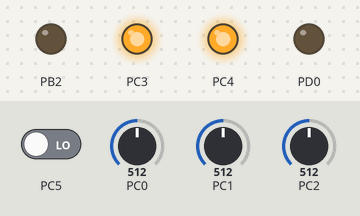
The program below on a simulated ATmega328P, built with avr-gcc and emulated at 16 MHz. Parts: output pins drawn as LEDs (lit = HIGH). The inputs (shaded band) are chosen by the test bench; at power-on: PC2 = 512, PC1 = 512, PC0 = 512, PC5 LOW. What the program prints to the serial monitor is not drawn.

Above: at 1.2 s.
1.3 s: PC2 set to 562
4.3 s: PC2 set to 584
At 5.1 s:
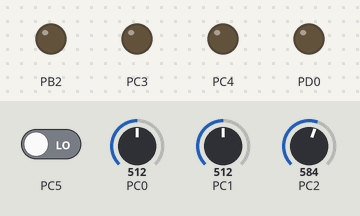
6.0 s: PC1 set to 443
9.0 s: PC1 set to 413
At 10.0 s:
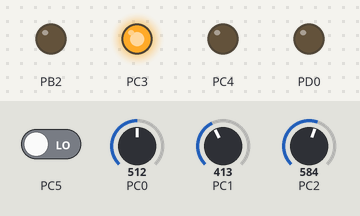
10.5 s: PC1 set to 1023
At 11.7 s:
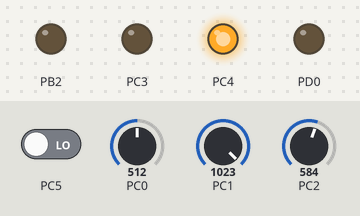
12.0 s: PC0 set to 876
15.0 s: PC0 set to 904
At 16.2 s:
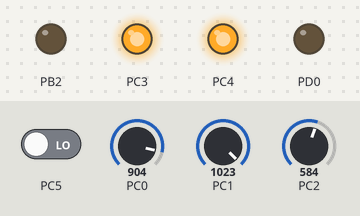
Timing chart, 0 to 18.0 s (numbered marks = the images above; inputs shaded):
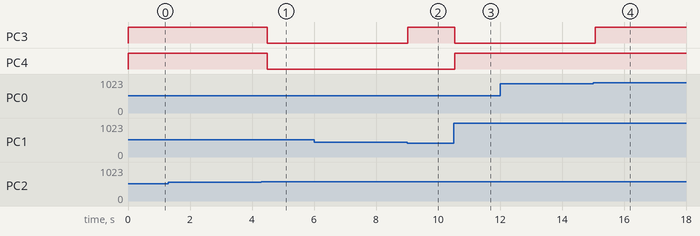

Measured:
- the behaviour switches between 574 and 575 on PC2 (found by bisection; images 0 and 1)
- the behaviour switches between 431 and 430 on PC1 (found by bisection; images 1 and 2)
- the behaviour switches between 892 and 893 on PC0 (found by bisection; images 3 and 4)
- after the input at 4.3 s, PC3, PC4: HIGH → LOW after 0.18 s
- after the input at 9.0 s, PC3: LOW → HIGH at once
- after the input at 10.5 s, PC3: HIGH → LOW at once; PC4: LOW → HIGH at once
- after the input at 15.0 s, PC3: LOW → HIGH after 0.07 s

The program:

main.c
```c
/*
 * IntegrationFirmware.c
 *
 * Created: 1/10/2026 1:43:44 pm
 * Author : byhz780
 */

#define F_CPU 16000000UL

#include <avr/io.h>
#include <avr/interrupt.h>
#include <stdint.h>

#include "adc.h"
#include "uart.h"
#include "touch.h"
#include "voltage.h"
#include "current.h"
#include "temperature.h"
#include "soe.h"
#include "protection.h"
#include "reset.h"


volatile uint32_t system_ms = 0;


/* =========================================================
   TIMER0 1 ms SYSTEM TICK
   ========================================================= */

ISR(TIMER0_COMPA_vect)
{
    system_ms++;
}


void timer0_init(void)
{
    // Timer0 CTC mode
    TCCR0A = (1 << WGM01);

    /*
     * 16 MHz / 64 = 250 kHz
     *
     * 250 counts = 1 ms
     *
     * OCR0A = 249
     */
    OCR0A = 249;

    // Prescaler = 64
    TCCR0B = (1 << CS01) | (1 << CS00);

    // Enable Compare Match A interrupt
    TIMSK0 = (1 << OCIE0A);
}

/* =========================================================
   PRINT TIMER1 COUNTS AS MICROSECONDS
   ========================================================= */

static void uart_send_timer_us(uint16_t count)
{
    /*
     * Timer1 runs at 2 MHz
     * 1 count = 0.5 us
     */

    uart_send_uint16(count / 2);

    if (count & 1)
    {
        uart_send_string(".5");
    }
    else
    {
        uart_send_string(".0");
    }

    uart_send_string("us");
}

/* =========================================================
   MAIN
   ========================================================= */

int main(void)
{
    uart_init();

    adc_init();

    touch_init();

    protection_init();

	reset_init();

    timer0_init();

    sei();


    uint32_t last_touch_time = 0;
    uint32_t last_uart_time = 0;


    while (1)
    {
        /*
         * ========================================
         * FAST PROTECTION PATH
         * ========================================
         *
         * No delay.
         * No UART.
         * No floating point.
         */

        protection_update_fast();


        /*
         * ========================================
         * TOUCH
         * every approximately 20 ms
         * ========================================
         */

        if ((system_ms - last_touch_time) >= 20)
        {
            last_touch_time = system_ms;

            touch_update();
        }


        reset_update(system_ms);


        /*
         * ========================================
         * UART DIAGNOSTICS
         * every approximately 250 ms
         * ========================================
         */

        if ((system_ms - last_uart_time) >= 250)
        {
            last_uart_time = system_ms;


            // -------------------------
            // Latest ADC readings
            // -------------------------

            uint16_t vvs_adc =
                protection_get_vvs_adc();

            uint16_t vis_adc =
                protection_get_vis_adc();

            uint16_t vts_adc =
                protection_get_vts_adc();


            // -------------------------
            // Voltage
            // -------------------------

            float vvs =
                voltage_adc_to_vvs(vvs_adc);

            float v_supercap =
                voltage_vvs_to_supercap(vvs);


            // -------------------------
            // SoE
            // -------------------------

            float soe =
                soe_calculate(v_supercap);


            // -------------------------
            // Current
            // -------------------------

            float vis =
                current_adc_to_vis(vis_adc);

            float current =
                current_vis_to_current(vis);


            // -------------------------
            // Temperature
            // -------------------------

            float vts =
                temperature_adc_to_vts(vts_adc);

            float temperature =
                temperature_vts_to_celsius(vts);


            // -------------------------
            // Touch count
            // -------------------------

            uint16_t touch_count =
                touch_get_count();

			// -------------------------
			// Protection timing
			// -------------------------

			uint16_t protection_time =
			protection_get_total_time_count();

			uint16_t ovp_time =
			protection_get_ovp_time_count();

			uint16_t ocp_time =
			protection_get_ocp_time_count();

			uint16_t otp_time =
			protection_get_otp_time_count();


            // =================================================
            // UART
            // =================================================

            uart_send_string("Vsc=");
            uart_send_float(v_supercap, 3);
            uart_send_string("V");


            uart_send_string(" | SoE=");
            uart_send_float(soe, 1);
            uart_send_string("%");


            uart_send_string(" | Vvs=");
            uart_send_float(vvs, 3);
            uart_send_string("V");


            uart_send_string(" | I=");
            uart_send_float(current, 2);
            uart_send_string("A");


            uart_send_string(" | Vis=");
            uart_send_float(vis, 3);
            uart_send_string("V");


            uart_send_string(" | Temp=");
            uart_send_float(temperature, 1);
            uart_send_string("C");


            uart_send_string(" | Vts=");
            uart_send_float(vts, 3);
            uart_send_string("V");


            uart_send_string(" | Touch=");
            uart_send_uint16(touch_count);


            // -------------------------
            // Fault diagnostics
            // -------------------------

            uart_send_string(" | OVP=");
            uart_send_uint16(
                protection_get_ovp()
            );


            uart_send_string(" | BOCP=");
            uart_send_uint16(
                protection_get_boost_ocp()
            );


            uart_send_string(" | COCP=");
            uart_send_uint16(
                protection_get_charger_ocp()
            );


            uart_send_string(" | OTP=");
            uart_send_uint16(
                protection_get_otp()
            );

			uart_send_string(" | Tprot=");
			uart_send_timer_us(protection_time);

			uart_send_string(" | Tovp=");
			uart_send_timer_us(ovp_time);

			uart_send_string(" | Tocp=");
			uart_send_timer_us(ocp_time);

			uart_send_string(" | Totp=");
			uart_send_timer_us(otp_time);


            uart_send_string("\r\n");
        }
    }
}
```

adc.c
```c
/*
 * adc.c
 *
 * Created: 1/10/2026 1:44:18 pm
 *  Author: byhz780
 */

#define F_CPU 16000000UL

#include <avr/io.h>
#include <stdint.h>

#include "adc.h"


void adc_init(void)
{
    // AVcc used as ADC reference
    ADMUX = (1 << REFS0);

    /*
     * Enable ADC
     *
     * Prescaler = 128
     *
     * 16 MHz / 128 = 125 kHz ADC clock
     */
    ADCSRA = (1 << ADEN)
           | (1 << ADPS2)
           | (1 << ADPS1)
           | (1 << ADPS0);
}


uint16_t adc_read(uint8_t channel)
{
    /*
     * Keep AVcc as reference
     * and select ADC0 - ADC7.
     */
    ADMUX = (1 << REFS0)
          | (channel & 0x07);


    /*
     * Dummy conversion.
     *
     * Because we switch between:
     *
     * ADC0 = Vvs
     * ADC1 = Vis
     * ADC2 = Vts
     *
     * discard the first conversion after changing channel.
     */

    ADCSRA |= (1 << ADSC);

    while (ADCSRA & (1 << ADSC))
    {
    }


    // Actual conversion
    ADCSRA |= (1 << ADSC);

    while (ADCSRA & (1 << ADSC))
    {
    }


    return ADC;
}


uint16_t adc_read_fast_average(uint8_t channel)
{
    uint32_t total = 0;


    /*
     * Take 8 samples.
     *
     * No _delay_ms() here because this function
     * is used by the fast protection path.
     */

    for (uint8_t i = 0; i < 8; i++)
    {
        total += adc_read(channel);
    }


    return (uint16_t)(total / 8);
}
```

adc.h
```c
/*
 * adc.h
 *
 * Created: 1/10/2026 1:44:36 pm
 *  Author: byhz780
 */


#ifndef ADC_H_
#define ADC_H_

#include <stdint.h>

void adc_init(void);

uint16_t adc_read(uint8_t channel);

uint16_t adc_read_fast_average(uint8_t channel);

#endif
```

current.c
```c
/*
 * current.c
 *
 * Created: 1/10/2026 1:46:24 pm
 *  Author: byhz780
 */

#include <stdint.h>

#include "current.h"


#define ADC_REF_VOLTAGE       5.0f

#define CURRENT_ZERO_VOLTAGE  2.5f

#define SHUNT_RESISTANCE      0.01f
#define CURRENT_GAIN          100.0f


float current_adc_to_vis(uint16_t adc_value)
{
    return ((float)adc_value * ADC_REF_VOLTAGE) / 1023.0f;
}


float current_vis_to_current(float vis)
{
    /*
     * Vis = Gain * Rshunt * I + 2.5
     *
     * I = (Vis - 2.5) / (Gain * Rshunt)
     *
     * Gain * Rshunt = 100 * 0.01 = 1
     */

    return
        (vis - CURRENT_ZERO_VOLTAGE)
        /
        (CURRENT_GAIN * SHUNT_RESISTANCE);
}
```

current.h
```c
/*
 * current.h
 *
 * Created: 1/10/2026 1:46:37 pm
 *  Author: byhz780
 */


#ifndef CURRENT_H_
#define CURRENT_H_

#include <stdint.h>

float current_adc_to_vis(uint16_t adc_value);
float current_vis_to_current(float vis);

#endif
```

protection.c
```c
/*
 * protection.c
 *
 * Created: 1/10/2026 1:48:31 pm
 * Author: byhz780
 */

#include <avr/io.h>
#include <stdint.h>

#include "adc.h"
#include "protection.h"


/*
 * =========================================================
 * FIRMWARE PROTECTION THRESHOLDS
 * =========================================================
 */


/* OVP */

#define OVP_TRIP_ADC     893
#define OVP_RESET_ADC    885


/* OTP */

#define OTP_TRIP_ADC     561
#define OTP_RESET_ADC    575


/* BOOST OCP */

#define BOOST_OCP_TRIP_ADC    1003


/* CHARGER OCP */

#define CHARGER_OCP_TRIP_ADC  430


/*
 * =========================================================
 * FAULT STATES
 * =========================================================
 */

static uint8_t ovp_fault = 0;
static uint8_t otp_fault = 0;

static uint8_t boost_ocp_fault = 0;
static uint8_t charger_ocp_fault = 0;


/*
 * =========================================================
 * LATEST ADC VALUES
 * =========================================================
 */

static uint16_t latest_vvs_adc = 0;
static uint16_t latest_vis_adc = 0;
static uint16_t latest_vts_adc = 0;


/*
 * =========================================================
 * TIMING RESULTS
 * =========================================================
 *
 * Timer1:
 *
 * 16 MHz / 8 = 2 MHz
 *
 * 1 count = 0.5 us
 */

static uint16_t total_time_count = 0;

static uint16_t ovp_time_count = 0;
static uint16_t ocp_time_count = 0;
static uint16_t otp_time_count = 0;


/*
 * =========================================================
 * INITIALISATION
 * =========================================================
 */

void protection_init(void)
{
    /*
     * PC3 = CHARGER_FAULT_FW
     * PC4 = BOOST_FAULT_FW
     */

    DDRC |= (1 << PC3);
    DDRC |= (1 << PC4);


    // Start with both fault outputs LOW
    PORTC &= ~(1 << PC3);
    PORTC &= ~(1 << PC4);


    // Clear timing results
    total_time_count = 0;

    ovp_time_count = 0;
    ocp_time_count = 0;
    otp_time_count = 0;
}


/*
 * =========================================================
 * FAST PROTECTION UPDATE
 * =========================================================
 */

void protection_update_fast(void)
{
    /*
     * Individual timing markers
     */

    uint16_t start_count;
    uint16_t vvs_adc_time;
    uint16_t vis_adc_time;
    uint16_t vts_adc_time;

    uint16_t ovp_logic_time;
    uint16_t ocp_logic_time;
    uint16_t otp_logic_time;


    /*
     * =====================================================
     * START OVERALL TIMER
     * =====================================================
     */

    // Stop Timer1 first
    TCCR1B = 0;

    // Normal mode
    TCCR1A = 0;

    // Start measurement from zero
    TCNT1 = 0;

    // Prescaler = 8
    // 16 MHz / 8 = 2 MHz
    // 1 count = 0.5 us
    TCCR1B = (1 << CS11);


    /*
     * =====================================================
     * ADC0 - Vvs
     * =====================================================
     */

    start_count = TCNT1;

    latest_vvs_adc =
        adc_read_fast_average(0);

    vvs_adc_time =
        (uint16_t)(TCNT1 - start_count);


    /*
     * =====================================================
     * ADC1 - Vis
     * =====================================================
     */

    start_count = TCNT1;

    latest_vis_adc =
        adc_read_fast_average(1);

    vis_adc_time =
        (uint16_t)(TCNT1 - start_count);


    /*
     * =====================================================
     * ADC2 - Vts
     * =====================================================
     */

    start_count = TCNT1;

    latest_vts_adc =
        adc_read_fast_average(2);

    vts_adc_time =
        (uint16_t)(TCNT1 - start_count);


    /*
     * =====================================================
     * OVP
     * =====================================================
     */

    start_count = TCNT1;


    if (ovp_fault == 0)
    {
        if (latest_vvs_adc >= OVP_TRIP_ADC)
        {
            ovp_fault = 1;
        }
    }
    else
    {
        if (latest_vvs_adc <= OVP_RESET_ADC)
        {
            ovp_fault = 0;
        }
    }


    ovp_logic_time =
        (uint16_t)(TCNT1 - start_count);


    /*
     * =====================================================
     * OTP
     * =====================================================
     */

    start_count = TCNT1;


    if (otp_fault == 0)
    {
        if (latest_vts_adc <= OTP_TRIP_ADC)
        {
            otp_fault = 1;
        }
    }
    else
    {
        if (latest_vts_adc >= OTP_RESET_ADC)
        {
            otp_fault = 0;
        }
    }


    otp_logic_time =
        (uint16_t)(TCNT1 - start_count);


    /*
     * =====================================================
     * OCP
     * =====================================================
     */

    start_count = TCNT1;


    /*
     * BOOST OCP
     */

    if (latest_vis_adc >= BOOST_OCP_TRIP_ADC)
    {
        boost_ocp_fault = 1;
    }
    else
    {
        boost_ocp_fault = 0;
    }


    /*
     * CHARGER OCP
     */

    if (latest_vis_adc <= CHARGER_OCP_TRIP_ADC)
    {
        charger_ocp_fault = 1;
    }
    else
    {
        charger_ocp_fault = 0;
    }


    ocp_logic_time =
        (uint16_t)(TCNT1 - start_count);


    /*
     * =====================================================
     * BOOST FAULT OUTPUT
     * =====================================================
     */

    if (
        ovp_fault
        ||
        otp_fault
        ||
        boost_ocp_fault
       )
    {
        PORTC |= (1 << PC4);
    }
    else
    {
        PORTC &= ~(1 << PC4);
    }


    /*
     * =====================================================
     * CHARGER FAULT OUTPUT
     * =====================================================
     */

    if (
        ovp_fault
        ||
        otp_fault
        ||
        charger_ocp_fault
       )
    {
        PORTC |= (1 << PC3);
    }
    else
    {
        PORTC &= ~(1 << PC3);
    }


    /*
     * =====================================================
     * FINISH OVERALL MEASUREMENT
     * =====================================================
     */

    total_time_count = TCNT1;


    // Stop Timer1
    TCCR1B = 0;


    /*
     * =====================================================
     * INDIVIDUAL PROTECTION TIMES
     * =====================================================
     *
     * These are:
     *
     * sensor acquisition
     * +
     * associated protection decision
     */

    ovp_time_count =
        vvs_adc_time + ovp_logic_time;


    ocp_time_count =
        vis_adc_time + ocp_logic_time;


    otp_time_count =
        vts_adc_time + otp_logic_time;
}


/*
 * =========================================================
 * FAULT GETTERS
 * =========================================================
 */

uint8_t protection_get_ovp(void)
{
    return ovp_fault;
}


uint8_t protection_get_otp(void)
{
    return otp_fault;
}


uint8_t protection_get_boost_ocp(void)
{
    return boost_ocp_fault;
}


uint8_t protection_get_charger_ocp(void)
{
    return charger_ocp_fault;
}


/*
 * =========================================================
 * ADC GETTERS
 * =========================================================
 */

uint16_t protection_get_vvs_adc(void)
{
    return latest_vvs_adc;
}


uint16_t protection_get_vis_adc(void)
{
    return latest_vis_adc;
}


uint16_t protection_get_vts_adc(void)
{
    return latest_vts_adc;
}


/*
 * =========================================================
 * TIMING GETTERS
 * =========================================================
 */

uint16_t protection_get_total_time_count(void)
{
    return total_time_count;
}


uint16_t protection_get_ovp_time_count(void)
{
    return ovp_time_count;
}


uint16_t protection_get_ocp_time_count(void)
{
    return ocp_time_count;
}


uint16_t protection_get_otp_time_count(void)
{
    return otp_time_count;
}
```

protection.h
```c
/*
 * protection.h
 *
 * Created: 1/10/2026 1:48:46 pm
 * Author: byhz780
 */

#ifndef PROTECTION_H_
#define PROTECTION_H_

#include <stdint.h>


void protection_init(void);
void protection_update_fast(void);


/* Fault states */

uint8_t protection_get_ovp(void);
uint8_t protection_get_otp(void);
uint8_t protection_get_boost_ocp(void);
uint8_t protection_get_charger_ocp(void);


/* Latest ADC readings */

uint16_t protection_get_vvs_adc(void);
uint16_t protection_get_vis_adc(void);
uint16_t protection_get_vts_adc(void);


/* Protection timing */

uint16_t protection_get_total_time_count(void);
uint16_t protection_get_ovp_time_count(void);
uint16_t protection_get_ocp_time_count(void);
uint16_t protection_get_otp_time_count(void);


#endif
```

reset.c
```c
/*
 * reset.c
 *
 * Touch-controlled SR latch reset
 */

#include <avr/io.h>
#include <stdint.h>

#include "reset.h"
#include "touch.h"


void reset_init(void)
{
    /*
     * PD0 = Switch_Reset / SR latch R
     *
     * Drive it directly as an output.
     */

    DDRD |= (1 << PD0);

    // Normally LOW
    PORTD &= ~(1 << PD0);
}


void reset_update(uint32_t current_ms)
{
    // current_ms is no longer needed
    (void)current_ms;


    /*
     * Touch detected:
     * R = 1
     */

    if (touch_get_state())
    {
        PORTD |= (1 << PD0);
    }

    /*
     * No touch:
     * R = 0
     */

    else
    {
        PORTD &= ~(1 << PD0);
    }
}
```

Source omitted: reset.h (204 bytes), soe.c (424 bytes), soe.h (158 bytes), temperature.c (977 bytes), temperature.h (253 bytes), touch.c (2474 bytes), touch.h (326 bytes), uart.c (951 bytes), uart.h (331 bytes), voltage.c (1172 bytes), voltage.h (234 bytes)
